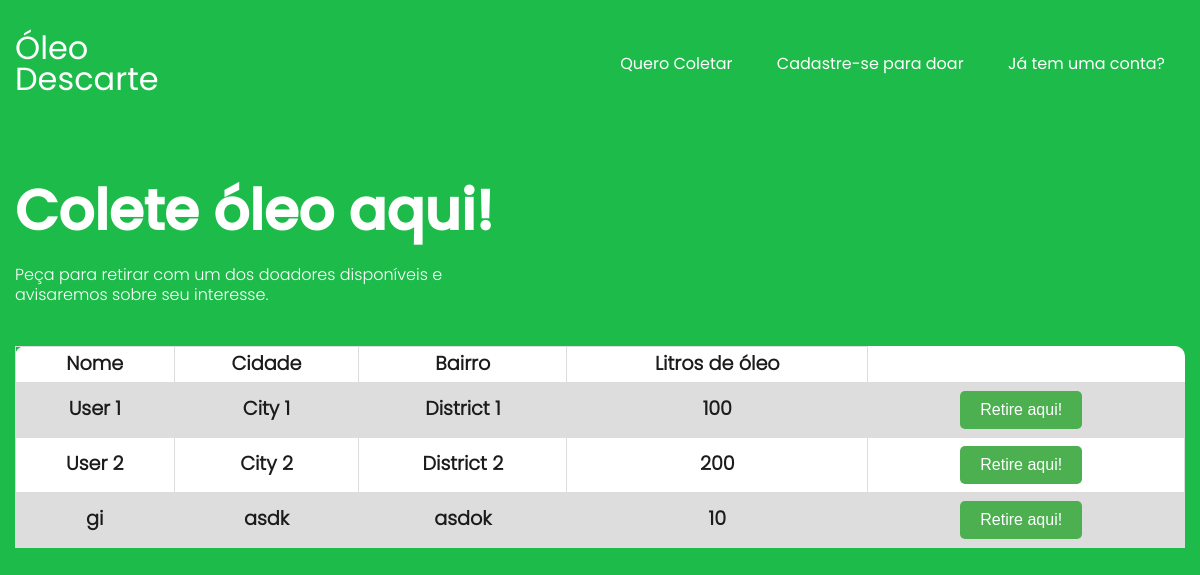
/list, run on an earlier commit of the app's database.
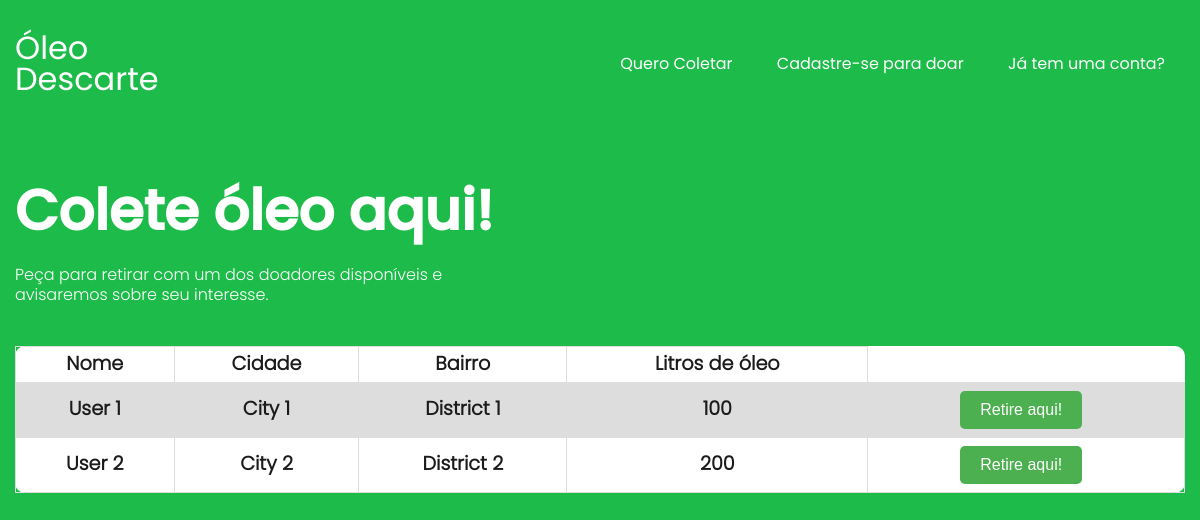
And on a later commit of the database.
### models.py (models this page shows)
class User(Base):
    __tablename__ = "user"
    id = Column(Integer, primary_key=True, index=True)
    email = Column(String, unique=True, index=True)
    name = Column(String)
    hashed_password = Column(String)
    city = Column(String)
    district = Column(String)
    oil_quantity = Column(Integer)

### main.py (the view)
@app.get("/list", response_class=HTMLResponse)
async def render_list(request: Request, db: Session = Depends(get_db)):
    users = db.query(models.User).filter(models.User.oil_quantity > 0).all()
    is_authenticated = check_authenticated(request)
    return templates.TemplateResponse("list-users.html", {"request": request, "users": users, "is_authenticated": is_authenticated})

### templates/list-users.html (shortened to what this page needs)
<html lang="pt-br">
<head>
    <link href="{{ url_for('static', path='/fonts/stylesheet.css') }}" rel="stylesheet">
    <link href="{{ url_for('static', path='/styles/style.css') }}" rel="stylesheet">
    <link href="{{ url_for('static', path='/styles/estilizacaoform.css') }}"rel="stylesheet">
    <link href="{{ url_for('static', path='/styles/form.css') }}" rel="stylesheet">
</head>
<body>
  {% extends 'header.html' %}
  {% block content %}
    <div>
      <br><br>
      <aside>
        <h2>Colete óleo aqui!</h2>
        <p>Peça para retirar com um dos doadores disponíveis e avisaremos sobre seu interesse.</p><br>
      </aside>
      <table>
        <tr>
          <th>Nome</th>
          <th>Cidade</th>
          <th>Bairro</th>
          <th>Litros de óleo</th>
          </tr>
        {% for user in users %}
        <tr>
          <th>{{ user.name }}</th>
          <th>{{ user.city }}</th>
          <th>{{ user.district }}</th>
          <th>{{ user.oil_quantity }}</th>
          <td><button class="btnAbrirPopup button">Retire aqui!</button></td>
          </tr>
          {% endfor %}
        </table>
  </div>
</body>
</html>
{% endblock content %}

What changed in the data, as far as the page shows it:
no longer on this page (row edited): User: name "gi", city "asdk", district "asdok", oil_quantity "10"
